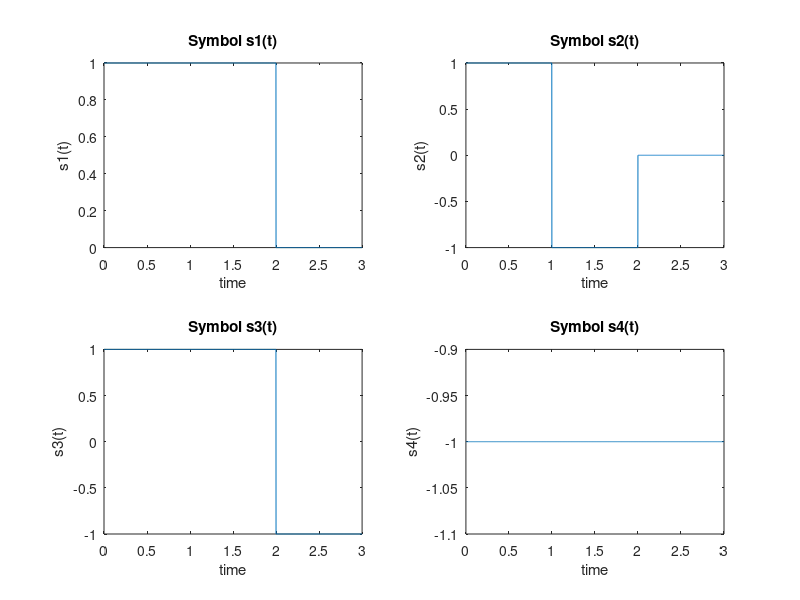
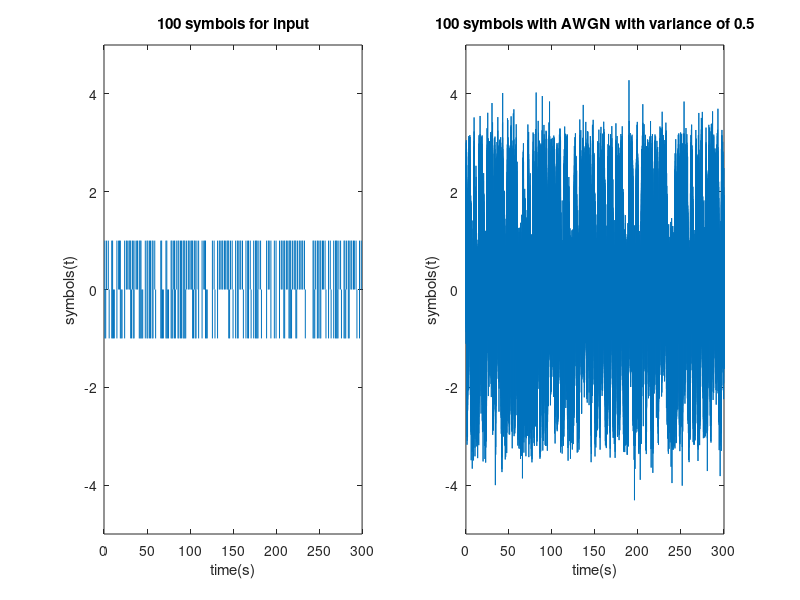
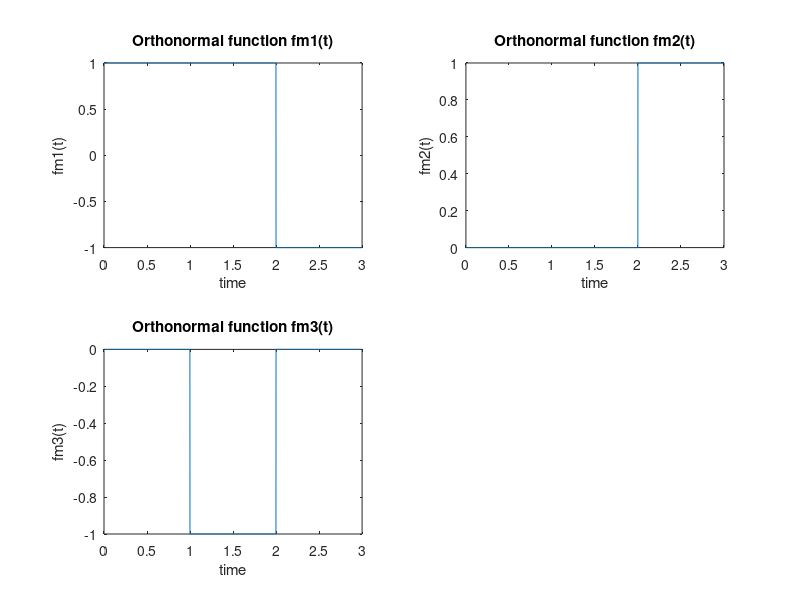
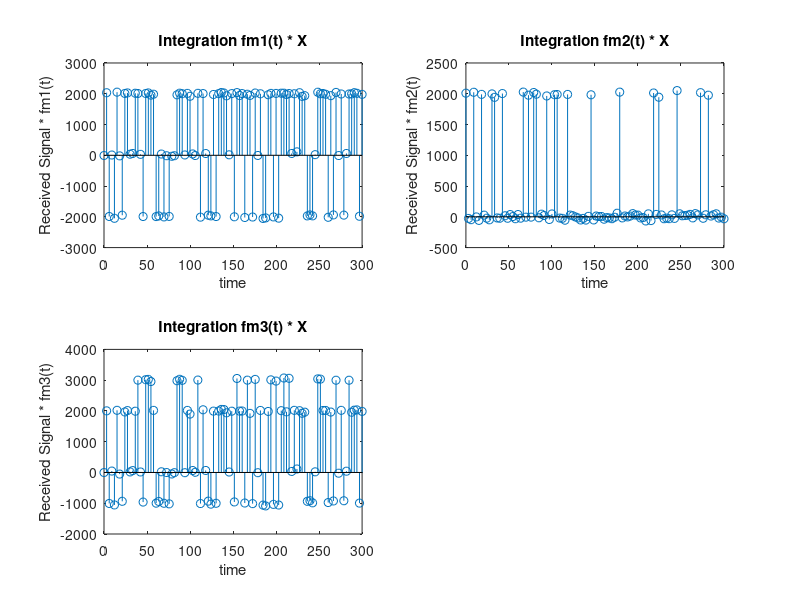

The MATLAB source for these figures, in order:
clear all;
close all;
clc;
number=100;     % total transmission time (300s)/each signal duration (3s)

% randomly choose one of the four equiprobable signals
seedUsed = rng;

sampleRate = 1000;
% 1000 samples per second means 3000 samples per signal
time = linspace(0,3,3*sampleRate);
nsamples = length(time);

s1 = ones(1,nsamples);
s1(2*sampleRate:end) = 0;

s2 = ones(1,nsamples);
s2(1:sampleRate-1) = 1;
s2(sampleRate:(2*sampleRate)-1) = -1;
s2(2*sampleRate:end) = 0;

s3 = ones(1,nsamples);
s3(1:(2*sampleRate)-1) = 1;
s3(2*sampleRate:end) = -1;


s4 = -1*ones(1,nsamples);

e1 = sum(s1 .* s1);
e2 = sum(s2 .* s2);
e3 = sum(s3 .* s3);
e4 = sum(s4 .* s4);


figure();
subplot(2,2,1)
plot(time,s1);
xlabel('time')
ylabel('s1(t)')
title('Symbol s1(t)')
subplot(2,2,2)
plot(time,s2);
xlabel('time')
ylabel('s2(t)')
title('Symbol s2(t)')
subplot(2,2,3)
plot(time,s3);
xlabel('time')
ylabel('s3(t)')
title('Symbol s3(t)')
subplot(2,2,4)
plot(time,s4);
xlabel('time')
ylabel('s4(t)')
title('Symbol s4(t)')




% zero mean white Gaussian noise of variance 0.5 added
outputTotal = zeros(1, nsamples * number);
totalTime = linspace(0,3*number,nsamples * number);
inputTotal = zeros(1, nsamples * number);
sumInput = zeros(1,  number);
sumOutput = zeros(1, number);
variance = 0.5;
for indexNumber = 1:number
    
    
    sdNoise = sqrt(variance);
    noiseArray = sdNoise.*randn(1,nsamples);
    nextSignal = randi(4);
    tempInput = 0;
   
    switch nextSignal
        case 1
            tempInput = s1;
            
        case 2
            tempInput = s2;
            
        case 3
            tempInput = s3;
            
        case 4
            tempInput= s4;
            
    end
    tempOutput = tempInput + noiseArray;
    inputTotal(1+((indexNumber-1)*nsamples):indexNumber*nsamples) = tempInput;
    outputTotal(1+((indexNumber-1)*nsamples):indexNumber*nsamples) = tempOutput;
    
    
end
figure();
subplot(1,2,1)
plot(totalTime,inputTotal);
xlabel('time(s)')
ylabel('symbols(t)')
ylim([-5 5])
title([num2str(number),' symbols for input',]);
subplot(1,2,2)
plot(totalTime,outputTotal);
xlabel('time(s)')
ylabel('symbols(t)')
title([num2str(number),' symbols with AWGN with variance of ', num2str(variance) ]);
ylim([-5 5])





% Define the orthonormal functions {fm(t)}

fm1 = ones(1,nsamples);
fm1(1:(2*sampleRate)-1) = 1;
fm1(2*sampleRate:end) = -1;


fm2 = zeros(1,nsamples);
fm2(2*sampleRate:end) = 1;

fm3 = zeros(1,nsamples);
fm3(sampleRate:(2*sampleRate)-1) = -1;

figure();
subplot(2,2,1)
plot(time,fm1);
xlabel('time')
ylabel('fm1(t)')
title('Orthonormal function fm1(t)')
subplot(2,2,2)
plot(time,fm2);
xlabel('time')
ylabel('fm2(t)')
title('Orthonormal function fm2(t)')
subplot(2,2,3)
plot(time,fm3);
xlabel('time')
ylabel('fm3(t)')
title('Orthonormal function fm3(t)')


% Integration to get observation vector (ov)

sumOutputFM = zeros(4, number);
sumOutputSignalS = zeros(4, number);
for indexNumber = 1:number
    
    
  
    currentReceivedSymbol = outputTotal(1+((indexNumber-1)*nsamples):indexNumber*nsamples);
    
    multi1 = (currentReceivedSymbol .* s1);
    sumOutput(1,indexNumber) = sum(multi1);
        multi2 = (currentReceivedSymbol .* s2);
    sumOutput(2,indexNumber) = sum(multi2);
        multi3 = (currentReceivedSymbol .* s3);
    sumOutput(3,indexNumber) = sum(multi3);

    
    
end
% Plot
timeAxisSum = linspace(0,3*number,number);

figure();
subplot(2,2,1)
stem(timeAxisSum,sumOutput(1,:));
xlabel('time')
ylabel('Received Signal * fm1(t)')
title('Integration fm1(t) * X')
subplot(2,2,2)
stem(timeAxisSum,sumOutput(2,:));
xlabel('time')
ylabel('Received Signal * fm2(t)')
title('Integration fm2(t) * X')
subplot(2,2,3)
stem(timeAxisSum,sumOutput(3,:));
xlabel('time')
ylabel('Received Signal * fm3(t)')
title('Integration fm3(t) * X')
